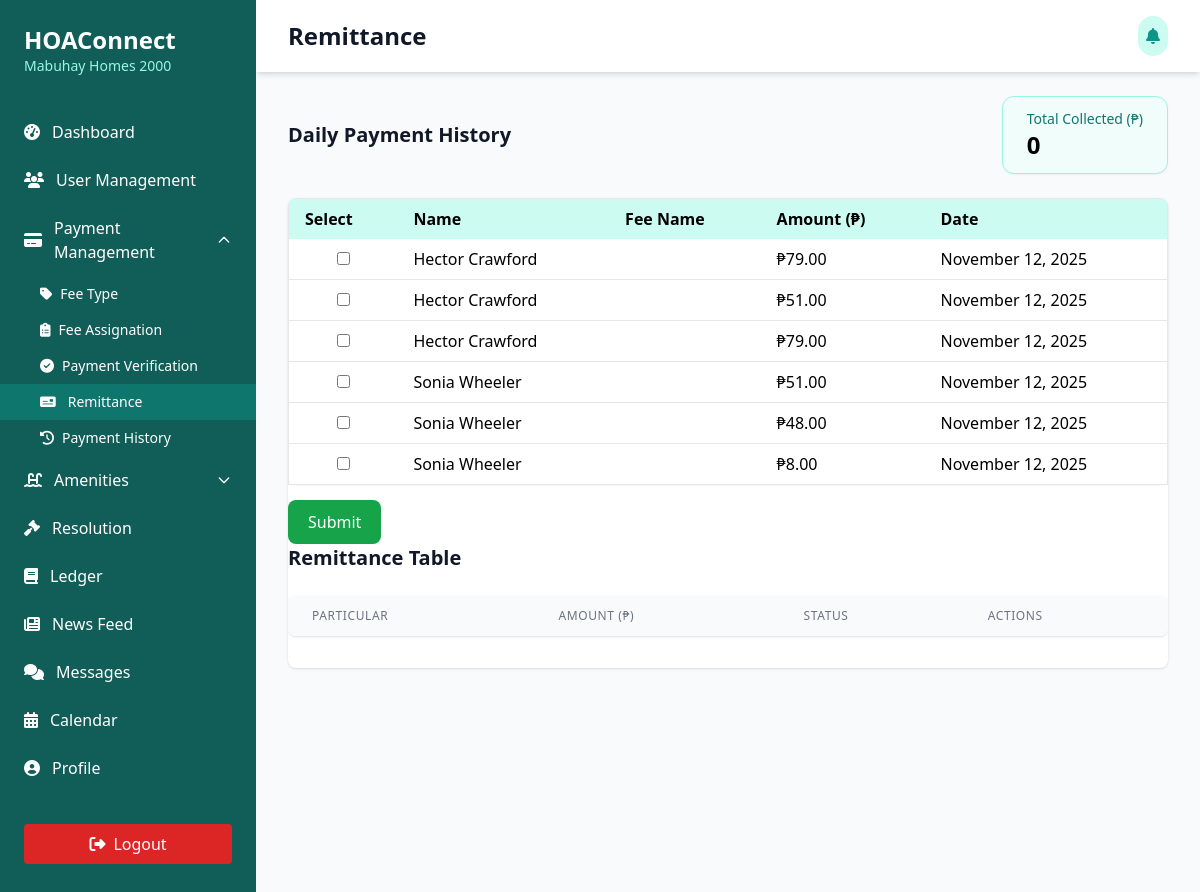
The page /Users/admin/admin-remittance.php on the database as committed earlier.
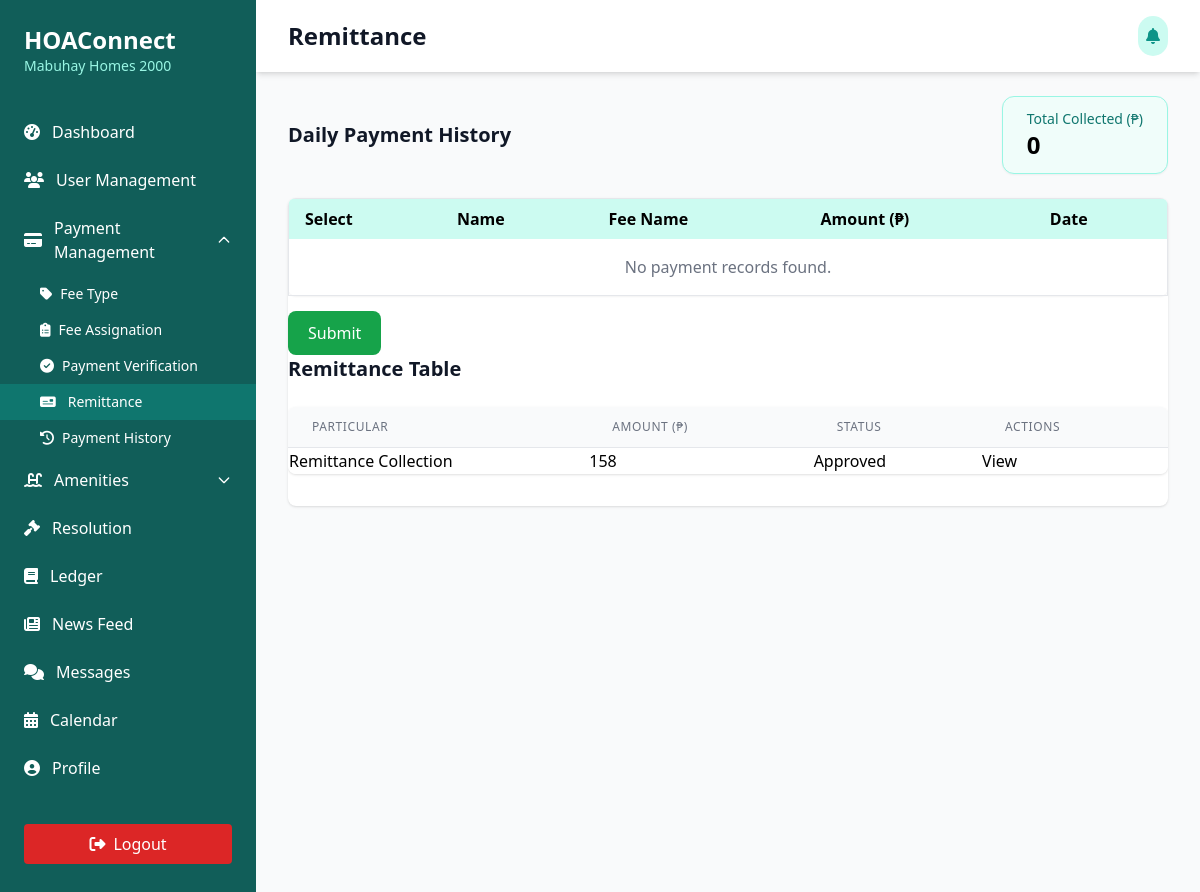
The same page on the database as committed later.
### tables this page shows
CREATE TABLE `payment_history` (
  `id` int(11) NOT NULL,
  `user_id` int(11) NOT NULL,
  `fee_type_id` int(11) NOT NULL,
  `fee_name` varchar(100) NOT NULL,
  `amount` int(11) NOT NULL,
  `payment_method` varchar(100) NOT NULL,
  `payment_receipt_name` varchar(100) NOT NULL,
  `remarks` varchar(255) NOT NULL,
  `reference_number` varchar(100) NOT NULL,
  `is_walk_in` int(11) NOT NULL,
  `proof_of_payment` varchar(255) DEFAULT NULL,
  `is_submitted` int(11) NOT NULL DEFAULT 0,
  `date_created` date NOT NULL,
  `date_updated` date NOT NULL
);

CREATE TABLE `users` (
  `id` int(11) NOT NULL,
  `role_id` int(11) NOT NULL,
  `user_id` int(11) NOT NULL,
  `first_name` varchar(255) NOT NULL,
  `middle_name` varchar(255) NOT NULL,
  `last_name` varchar(255) NOT NULL,
  `suffix` varchar(50) NOT NULL,
  `email_address` varchar(100) NOT NULL,
  `hoa_number` int(11) DEFAULT NULL,
  `phone_number` varchar(100) NOT NULL,
  `age` int(11) NOT NULL,
  `date_of_birth` date NOT NULL,
  `citizenship` varchar(100) NOT NULL,
  `civil_status` varchar(100) NOT NULL,
  `account_status` int(11) NOT NULL,
  `home_address` varchar(255) DEFAULT NULL,
  `lot_number` int(11) NOT NULL,
  `block_number` int(11) NOT NULL,
  `phase_number` int(11) NOT NULL,
  `village_name` varchar(200) NOT NULL,
  `date_created` date NOT NULL,
  `date_updated` date NOT NULL
);

CREATE TABLE `remittance` (
  `id` int(11) NOT NULL,
  `user_id` int(11) DEFAULT NULL,
  `particular` varchar(100) NOT NULL,
  `amount` int(11) NOT NULL,
  `date` date NOT NULL,
  `transaction_type` varchar(100) NOT NULL,
  `secretary_name` varchar(110) NOT NULL,
  `is_approved` int(11) NOT NULL,
  `date_created` date NOT NULL,
  `date_updated` date NOT NULL
);

### Users/admin/admin-remittance.php (the view, shortened to what this page needs)
<?php
include('../../connection/connection.php');
?>
<!DOCTYPE html>
<html lang="en">
<head>
<script src="https://cdn.tailwindcss.com"></script>
<link rel="stylesheet" href="https://cdnjs.cloudflare.com/ajax/libs/font-awesome/6.4.0/css/all.min.css" />
</head>
<body class="bg-gray-50">
<div class="min-h-screen flex">
 <div class="bg-teal-800 text-white w-64 py-6 flex flex-col">
    <div class="px-6 mb-8">
      <h1 class="text-2xl font-bold">HOAConnect</h1>
      <p class="text-sm text-teal-200">Mabuhay Homes 2000</p>
    </div>
    <nav class="flex-1">
      <a href="admin-dashboard.php" class="flex items-center px-6 py-3 hover:bg-teal-600">
        <i class="fas fa-tachometer-alt mr-3"></i>
        <span>Dashboard</span>
      </a>
      <a href="admin-accounts.php" class="flex items-center px-6 py-3 hover:bg-teal-600">
        <i class="fas fa-users mr-3"></i>
        <span>User Management</span>
      </a>
      <div x-data="{ open: true }">
        <button @click="open = !open" :aria-expanded="open" class="flex items-center w-full px-6 py-3 hover:bg-teal-600 focus:outline-none">
          <i class="fas fa-credit-card mr-3"></i>
          <span class="flex-1 text-left">Payment Management</span>
          <svg :class="{ 'rotate-180': open }" class="w-4 h-4 transition-transform duration-200" fill="none" stroke="currentColor" viewBox="0 0 24 24">
            <path stroke-linecap="round" stroke-linejoin="round" stroke-width="2" d="M19 9l-7 7-7-7" />
          </svg>
        </button>
        <div x-show="open" x-cloak class="bg-teal-800 text-sm">
          <a href="fee-types.php" class="flex items-center px-10 py-2 hover:bg-teal-600">
            <i class="fas fa-tag mr-2" title="Fee Type"></i>
            Fee Type
          </a>
          <a href="fee-assignation.php" class="flex items-center px-10 py-2 hover:bg-teal-600">
            <i class="fas fa-clipboard-list mr-2" title="Fee Assignation"></i>
            Fee Assignation
          </a>
          <a href="payment-verification.php" class="flex items-center px-10 py-2 hover:bg-teal-600">
            <i class="fas fa-check-circle mr-2" title="Payment Verification"></i>
            Payment Verification
          </a>
          <a href="admin-remittance.php" class="flex items-center px-10 py-2 bg-teal-700">
            <i class="fas fa-money-check mr-3"></i>
            Remittance
          </a>
          <a href="payment-history.php" class="flex items-center px-10 py-2 hover:bg-teal-600">
            <i class="fas fa-history mr-2" title="Payment History"></i>
            Payment History
          </a>
        </div>
      </div>
<div x-data="{ open: false }">
<button @click="open = !open" :aria-expanded="open" class="flex items-center w-full px-6 py-3 hover:bg-teal-600 focus:outline-none">
  <i class="fas fa-swimming-pool mr-3"></i>
  <span class="flex-1 text-left">Amenities</span>
  <svg :class="{ 'rotate-180': open }" class="w-4 h-4 transition-transform duration-200" fill="none" stroke="currentColor" viewBox="0 0 24 24">
    <path stroke-linecap="round" stroke-linejoin="round" stroke-width="2" d="M19 9l-7 7-7-7" />
  </svg>
</button>
</div>
<a href="admin-hoaprojects.php" class="flex items-center px-6 py-3 hover:bg-teal-600">
<i class="fas fa-gavel mr-3"></i>
      <span>Resolution</span>
</a>
<a href="admin-ledger.php" class="flex items-center px-6 py-3 hover:bg-teal-600">
  <i class="fas fa-book mr-3"></i>
  <span>Ledger</span>
</a>
<a href="admin-newsfeed.php" class="flex items-center px-6 py-3 hover:bg-teal-600">
<i class="fas fa-newspaper mr-3"></i>
<span>News Feed</span>
</a>
      <a href="admin-messages.php" class="flex items-center px-6 py-3 hover:bg-teal-600">
        <i class="fas fa-comments mr-3"></i>
        <span>Messages</span>
      </a>
      <a href="admin-calendar.php" class="flex items-center px-6 py-3 hover:bg-teal-600">
        <i class="fas fa-calendar-alt mr-3"></i>
        <span>Calendar</span>
      </a>
      <a href="admin-profile.php" class="flex items-center px-6 py-3 hover:bg-teal-600">
        <i class="fas fa-user-circle mr-3"></i>
        <span>Profile</span>
      </a>
    </nav>
    <div class="px-6 py-4 mt-auto">
      <button class="mt-4 w-full bg-red-600 hover:bg-red-700 text-white py-2 px-4 rounded flex items-center justify-center">
        <i class="fas fa-sign-out-alt mr-2"></i> Logout
      </button>
    </div>
  </div>
  <div class="flex-1 overflow-x-hidden overflow-y-auto">
    <header class="bg-white shadow-md">
      <div class="max-w-7xl mx-auto py-4 px-4 sm:px-6 lg:px-8 flex justify-between items-center">
          <h1 class="text-2xl font-bold text-gray-900">Remittance</h1>
          <div class="flex items-center space-x-2">
            <button class="bg-teal-100 p-2 rounded-full text-teal-600 hover:bg-teal-200">
              <i class="fas fa-bell"></i>
            </button>
          </div>
        </div>
  </header>
    <main class="max-w-7xl mx-auto py-6 px-4 sm:px-6 lg:px-8">
      <div id="payment-history-section" class="mb-8">
        <div class="flex justify-between items-center mb-6">
          <h2 class="text-xl font-semibold text-gray-900">Daily Payment History</h2>
          <div class="flex items-center space-x-6 bg-teal-50 border border-teal-200 rounded-xl px-6 py-3 shadow-sm">
            <div>
              <p class="text-sm font-medium text-teal-700">Total Collected (₱)</p>
              <p id="totalCollected" class="text-2xl font-bold text-black-900">0</p>
            </div>
          </div>
        </div>
        <div class="bg-white shadow rounded-lg overflow-hidden">
          <div class="overflow-x-auto">
            <form id="remitSelectorForm" method="POST" onsubmit="return false;">
              <table class="min-w-full bg-white border border-gray-200 rounded-lg shadow-sm">
                <thead class="bg-teal-100">
                  <tr>
                    <th class="px-4 py-2 text-left">Select</th>
                    <th class="px-4 py-2 text-left">Name</th>
                    <th class="px-4 py-2 text-left">Fee Name</th>
                    <th class="px-4 py-2 text-left">Amount (₱)</th>
                    <th class="px-4 py-2 text-left">Date</th>
                  </tr>
                </thead>
                <tbody id="paymentHistoryTableBody" class="divide-y divide-gray-200">
                  <?php
                  $sql_view_remittance = "
                    SELECT
                      payment_history.id,
                      users.first_name,
                      users.last_name,
                      payment_history.fee_name,
                      payment_history.amount,
                      payment_history.date_created
                    FROM users
                    INNER JOIN payment_history
                      ON users.user_id = payment_history.user_id
                    WHERE users.role_id = '6' AND payment_history.is_submitted = '0'
                    ORDER BY users.first_name, users.last_name;
                  ";
                  $run_view_remittance = mysqli_query($conn, $sql_view_remittance);
                  if(mysqli_num_rows($run_view_remittance) > 0){
                      foreach($run_view_remittance as $row_remittance) {
                        $ph_id = (int)$row_remittance['id'];
                        $fullname = htmlspecialchars($row_remittance['first_name'] . " " . $row_remittance['last_name']);
                        $fee_name = htmlspecialchars($row_remittance['fee_name']);
                        $amount_val = number_format($row_remittance['amount'], 2);
                        $raw_amount = htmlspecialchars($row_remittance['amount']);
                        $date_val = !empty($row_remittance['date_created']) ? date('F d, Y', strtotime($row_remittance['date_created'])) : 'N/A';
                  ?>
                      <tr>
                        <td class="px-4 py-2 text-center">
                          <input
                            type="checkbox"
                            class="amountCheckbox"
                            name="selected_payments[]"
                            value="<?php echo $ph_id; ?>"
                            data-amount="<?php echo $raw_amount; ?>"
                            data-fee="<?php echo $fee_name; ?>"
                            data-name="<?php echo $fullname; ?>">
                        </td>
                        <td class="px-4 py-2"><?php echo $fullname; ?></td>
                        <td class="px-4 py-2"><?php echo $fee_name; ?></td>
                        <td class="px-4 py-2">₱<?php echo $amount_val; ?></td>
                        <td class="px-4 py-2"><?php echo $date_val; ?></td>
                      </tr>
                  <?php
                      }
                  } else {
                    echo '<tr><td colspan="5" class="text-center py-4 text-gray-500">No payment records found.</td></tr>';
                  }
                  ?>
                </tbody>
              </table>
              <div style="margin-top: 15px;">
                <button type="button" id="openRemitModalBtn"
                  style="background-color: #16a34a; color: white; border: none; padding: 10px 20px; border-radius: 8px; cursor: pointer;">
                  Submit
                </button>
              </div>
            </form>
      <div id="remittance-table-section" class="mb-8">
        <h2 class="text-xl font-semibold text-gray-900 mb-6">Remittance Table</h2>
        <div class="bg-white shadow rounded-lg overflow-hidden">
          <div class="overflow-x-auto">
            <table class="min-w-full divide-y divide-gray-200">
              <thead class="bg-gray-50">
                <tr>
                  <th class="px-6 py-3 text-left text-xs font-medium text-gray-500 uppercase tracking-wider">Particular</th>
                  <th class="px-6 py-3 text-left text-xs font-medium text-gray-500 uppercase tracking-wider">Amount (₱)</th>
                  <th class="px-6 py-3 text-left text-xs font-medium text-gray-500 uppercase tracking-wider">Status</th>
                  <th class="px-6 py-3 text-left text-xs font-medium text-gray-500 uppercase tracking-wider">Actions</th>
                </tr>
              </thead>
              <tbody id="remittanceTableBody" class="bg-white divide-y divide-gray-200">
                <?php
                  $sql_remittance_table = "SELECT * FROM remittance";
                  $run_remittance_table = mysqli_query($conn,$sql_remittance_table);
                  if(mysqli_num_rows($run_remittance_table) > 0){
                    foreach($run_remittance_table as $row_remittance_table){
                      ?>
                        <tr>
                          <td><?php echo $row_remittance_table['particular']?></td>
                          <td><?php echo $row_remittance_table['amount']?></td>
                          <td>
                            <?php
                              if($row_remittance_table['is_approved'] == 0){
                                echo "Pending";
                              }else{
                                echo "Approved";
                              }
                            ?>
                          </td>
                          <td>
                            <a href="view-table-remittance.php?id=<?php echo $row_remittance_table['id']?>">View</a>
                          </td>
                        </tr>
                      <?php
                    }
                  }
                ?>
              </tbody>
            </table>
          </div>
        </div>
      </div>
    </main>
  </div>
</div>
</body>
</html>

Rows that differ between the two databases and show on the page:
removed payment_history: users.first_name+last_name "Hector Crawford", amount "79.00", date_created "November 12, 2025"
removed payment_history: users.first_name+last_name "Hector Crawford", amount "51.00", date_created "November 12, 2025"
removed payment_history: users.first_name+last_name "Hector Crawford", amount "79.00", date_created "November 12, 2025"
removed payment_history: users.first_name+last_name "Sonia Wheeler", amount "51.00", date_created "November 12, 2025"
removed payment_history: users.first_name+last_name "Sonia Wheeler", amount "48.00", date_created "November 12, 2025"
removed payment_history: users.first_name+last_name "Sonia Wheeler", amount "8.00", date_created "November 12, 2025"
added remittance: particular "Remittance Collection", amount "158", is_approved "Approved"
Other text that changed with them:
text now shown: "No payment records found."
